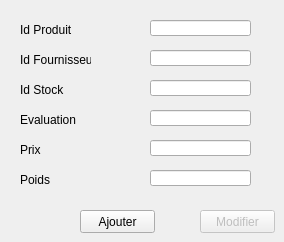
     <widget class="QWidget" name="AjoutP">
      <property name="styleSheet">
       <string notr="true"/>
      </property>
      <attribute name="title">
       <string>Ajout et Modification</string>
      </attribute>
      <widget class="QPushButton" name="AddP_button">
       <property name="geometry">
        <rect>
         <x>80</x>
         <y>210</y>
         <width>75</width>
         <height>23</height>
        </rect>
       </property>
       <property name="styleSheet">
        <string notr="true"/>
       </property>
       <property name="text">
        <string>Ajouter</string>
       </property>
      </widget>
      <widget class="QLabel" name="label_19">
       <property name="geometry">
        <rect>
         <x>20</x>
         <y>110</y>
         <width>71</width>
         <height>20</height>
        </rect>
       </property>
       <property name="text">
        <string>Evaluation</string>
       </property>
      </widget>
      <widget class="QLineEdit" name="Idp_input">
       <property name="geometry">
        <rect>
         <x>150</x>
         <y>20</y>
         <width>101</width>
         <height>16</height>
        </rect>
       </property>
      </widget>
      <widget class="QLabel" name="label_5">
       <property name="geometry">
        <rect>
         <x>20</x>
         <y>80</y>
         <width>71</width>
         <height>20</height>
        </rect>
       </property>
       <property name="text">
        <string>Id Stock</string>
       </property>
      </widget>
      <widget class="QLabel" name="label_9">
       <property name="geometry">
        <rect>
         <x>20</x>
         <y>20</y>
         <width>71</width>
         <height>20</height>
        </rect>
       </property>
       <property name="text">
        <string>Id Produit</string>
       </property>
      </widget>
      <widget class="QLineEdit" name="Idfp_input">
       <property name="geometry">
        <rect>
         <x>150</x>
         <y>50</y>
         <width>101</width>
         <height>16</height>
        </rect>
       </property>
      </widget>
      <widget class="QLabel" name="label_20">
       <property name="geometry">
        <rect>
         <x>20</x>
         <y>50</y>
         <width>71</width>
         <height>20</height>
        </rect>
       </property>
       <property name="text">
        <string>Id Fournisseur</string>
       </property>
      </widget>
      <widget class="QLineEdit" name="Eval_input">
       <property name="geometry">
        <rect>
         <x>150</x>
         <y>110</y>
         <width>101</width>
         <height>16</height>
        </rect>
       </property>
      </widget>
      <widget class="QLineEdit" name="Ids_input">
       <property name="geometry">
        <rect>
         <x>150</x>
         <y>80</y>
         <width>101</width>
         <height>16</height>
        </rect>
       </property>
      </widget>
      <widget class="QPushButton" name="EditP_button">
       <property name="enabled">
        <bool>false</bool>
       </property>
       <property name="geometry">
        <rect>
         <x>200</x>
         <y>210</y>
         <width>75</width>
         <height>23</height>
        </rect>
       </property>
       <property name="styleSheet">
        <string notr="true"/>
       </property>
       <property name="text">
        <string>Modifier</string>
       </property>
      </widget>
      <widget class="QLabel" name="label_21">
       <property name="geometry">
        <rect>
         <x>20</x>
         <y>140</y>
         <width>71</width>
         <height>20</height>
        </rect>
       </property>
       <property name="text">
        <string>Prix</string>
       </property>
      </widget>
      <widget class="QLabel" name="label_28">
       <property name="geometry">
        <rect>
         <x>20</x>
         <y>170</y>
         <width>71</width>
         <height>20</height>
        </rect>
       </property>
       <property name="text">
        <string>Poids</string>
       </property>
      </widget>
      <widget class="QLineEdit" name="Prix_input">
       <property name="geometry">
        <rect>
         <x>150</x>
         <y>140</y>
         <width>101</width>
         <height>16</height>
        </rect>
       </property>
      </widget>
      <widget class="QLineEdit" name="Poids_input">
       <property name="geometry">
        <rect>
         <x>150</x>
         <y>170</y>
         <width>101</width>
         <height>16</height>
        </rect>
       </property>
      </widget>
     </widget>
